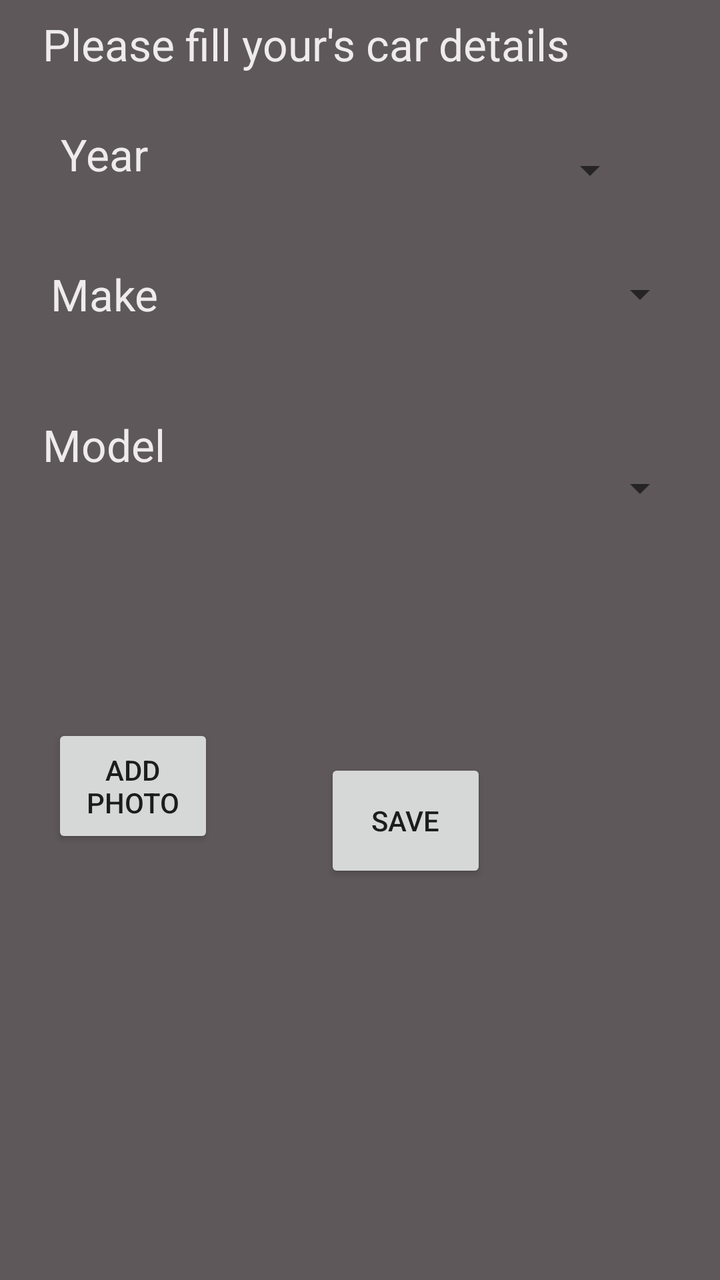
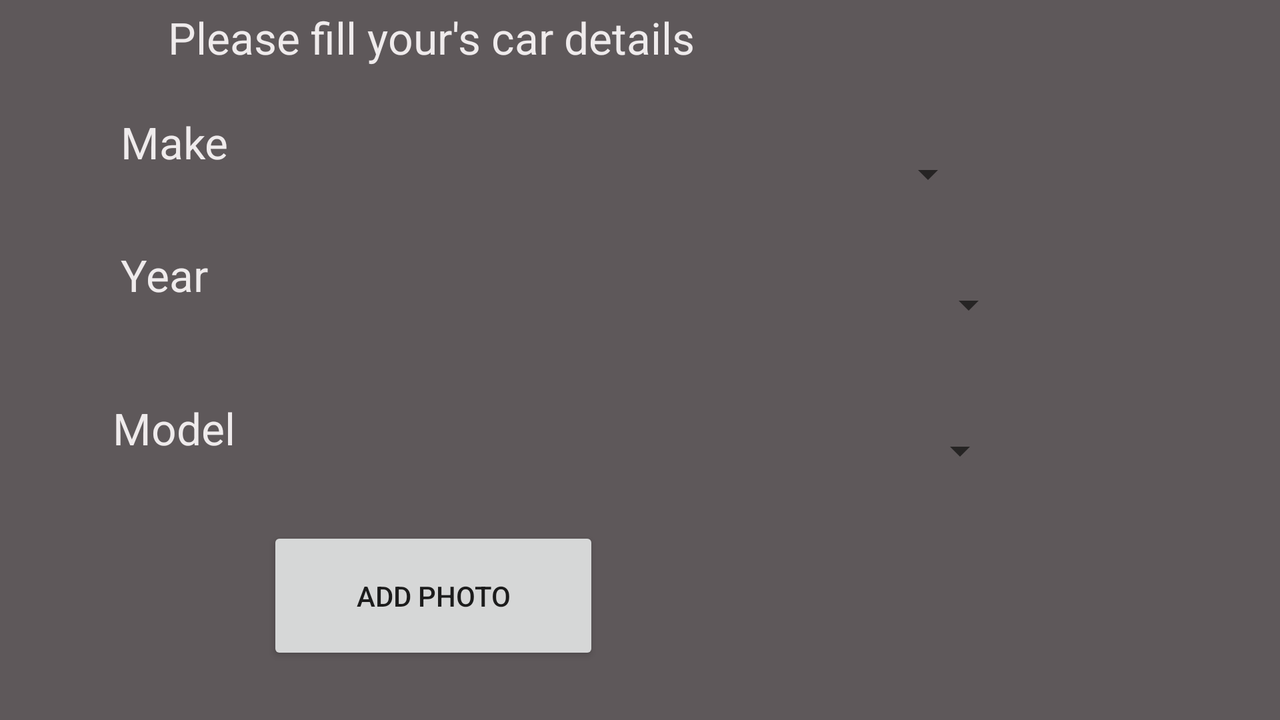

An Android layout and its configuration variant, each rendered on a device that would load it. The default file and the variant file are quoted in full after the pictures.
<!-- AndroidManifest.xml: application theme AppTheme -->
<!-- res/layout/insert_car.xml -->
<android.support.constraint.ConstraintLayout xmlns:android="http://schemas.android.com/apk/res/android"
    xmlns:app="http://schemas.android.com/apk/res-auto"
    xmlns:tools="http://schemas.android.com/tools"
    android:layout_width="match_parent"
    android:layout_height="match_parent"
    android:id="@+id/inserCarP"
    android:background="@color/colorBackgroung"
    app:layout_behavior="@string/appbar_scrolling_view_behavior">


    <TextView
        android:layout_width="wrap_content"
        android:layout_height="wrap_content"
        android:text="@string/insert_car_instructions"
        android:textAlignment="center"
        android:textAppearance="?android:attr/textAppearanceLarge"
        android:textColor="@color/colorWhite"
        app:layout_constraintBottom_toBottomOf="parent"
        app:layout_constraintHorizontal_bias="0.223"
        app:layout_constraintLeft_toLeftOf="parent"
        app:layout_constraintRight_toRightOf="parent"
        app:layout_constraintTop_toTopOf="parent"
        app:layout_constraintVertical_bias="0.012"
        android:id="@+id/textView4" />

    <TextView
        android:id="@+id/textView2"
        android:layout_width="72dp"
        android:layout_height="50dp"
        android:layout_marginStart="16dp"
        android:layout_marginEnd="16dp"
        android:layout_marginTop="122dp"
        android:gravity="center_vertical|center_horizontal"
        android:text="@string/insert_vehicle_brand"
        android:textAlignment="gravity"
        android:textAppearance="?android:attr/textAppearanceLarge"
        android:textColor="@color/colorWhite"
        app:layout_constraintLeft_toLeftOf="parent"
        app:layout_constraintTop_toTopOf="parent" />


    <Spinner
        android:id="@+id/spinnerYear"
        android:layout_width="240dp"
        android:layout_height="50dp"
        android:layout_marginBottom="8dp"
        android:layout_marginRight="41dp"
        android:layout_marginTop="60dp"
        android:gravity="center_vertical|center_horizontal"
        app:layout_constraintBottom_toTopOf="@+id/carModel"
        app:layout_constraintRight_toRightOf="parent"
        app:layout_constraintTop_toTopOf="parent"
        app:layout_constraintVertical_bias="0.0" />

    
    

    <TextView
        android:id="@+id/textView3"
        android:layout_width="72dp"
        android:layout_height="50dp"
        android:layout_gravity="center"
        android:layout_marginBottom="8dp"
        android:layout_marginLeft="16dp"
        android:layout_marginTop="0dp"
        android:gravity="center_vertical|center_horizontal"
        android:text="@string/insert_vehicle_model"
        android:textAppearance="?android:attr/textAppearanceLarge"
        android:textColor="@color/colorWhite"
        app:layout_constraintBottom_toBottomOf="parent"
        app:layout_constraintLeft_toLeftOf="parent"
        app:layout_constraintTop_toBottomOf="@+id/textView2"
        app:layout_constraintVertical_bias="0.062" />


    <TextView
        android:id="@+id/textView8"
        android:layout_width="72dp"
        android:layout_height="50dp"
        android:layout_gravity="center"
        android:layout_marginBottom="8dp"
        android:layout_marginLeft="825dp"
        android:layout_marginTop="0dp"
        android:gravity="center_vertical|center_horizontal"
        android:text="CC"
        android:textAppearance="?android:attr/textAppearanceLarge"
        android:textColor="@color/colorWhite"
        app:layout_constraintBottom_toBottomOf="parent"
        app:layout_constraintLeft_toLeftOf="parent"
        app:layout_constraintTop_toBottomOf="@+id/textView2"
        app:layout_constraintVertical_bias="0.0" />

    <Spinner
        android:id="@+id/carCC"
        android:layout_width="240dp"
        android:layout_height="50dp"
        android:layout_marginBottom="483dp"
        android:layout_marginLeft="8dp"
        android:layout_marginRight="8dp"
        android:gravity="center_vertical|center_horizontal"
        android:textColor="@color/colorWhite"
        app:layout_constraintBottom_toTopOf="@+id/photoButton"
        app:layout_constraintHorizontal_bias="1.0"
        app:layout_constraintLeft_toRightOf="@+id/textView3"
        app:layout_constraintRight_toRightOf="parent" />

    <Spinner
        android:id="@+id/carModel"
        android:layout_width="240dp"
        android:layout_height="50dp"
        android:layout_marginBottom="93dp"
        android:layout_marginLeft="8dp"
        android:layout_marginRight="8dp"
        android:gravity="center_vertical|center_horizontal"
        android:textColor="@color/colorWhite"
        app:layout_constraintBottom_toTopOf="@+id/photoButton"
        app:layout_constraintHorizontal_bias="0.507"
        app:layout_constraintLeft_toRightOf="@+id/textView3"
        app:layout_constraintRight_toRightOf="parent" />

    <android.support.constraint.Guideline
        android:id="@+id/guideline"
        android:layout_width="wrap_content"
        android:layout_height="wrap_content"
        android:orientation="horizontal"
        app:layout_constraintGuide_begin="20dp" />


    <Button
        android:id="@+id/photoButton"
        android:layout_width="81dp"
        android:layout_height="62dp"
        android:layout_marginBottom="8dp"
        android:layout_marginLeft="26dp"
        android:layout_marginRight="8dp"
        android:onClick="LoadImage"
        android:text="@string/insert_vehicle_add_photo"
        app:layout_constraintBottom_toBottomOf="parent"
        app:layout_constraintHorizontal_bias="0.0"
        app:layout_constraintLeft_toLeftOf="parent"
        app:layout_constraintRight_toRightOf="parent"
        app:layout_constraintTop_toTopOf="parent"
        android:layout_marginTop="8dp"
        app:layout_constraintVertical_bias="0.63" />

    <ImageView
        android:id="@+id/imageView"
        android:layout_width="330dp"
        android:layout_height="149dp"
        app:srcCompat="@color/colorBackgroung"
        android:layout_marginTop="61dp"
        app:layout_constraintTop_toBottomOf="@+id/photoButton"
        android:layout_marginLeft="8dp"
        app:layout_constraintLeft_toLeftOf="parent"
        android:layout_marginRight="8dp"
        app:layout_constraintRight_toRightOf="parent"
        app:layout_constraintBottom_toBottomOf="parent"
        android:layout_marginBottom="8dp"
        app:layout_constraintVertical_bias="1.0"
        app:layout_constraintHorizontal_bias="0.492" />

    <TextView
        android:id="@+id/textView6"
        android:layout_width="72dp"
        android:layout_height="50dp"
        android:layout_marginBottom="8dp"
        android:layout_marginLeft="16dp"
        android:layout_marginRight="8dp"
        android:layout_marginTop="8dp"
        android:gravity="center_vertical|center_horizontal"
        android:text="@string/insert_vehicle_year"
        android:textAppearance="?android:attr/textAppearanceLarge"
        android:textColor="@color/colorWhite"
        app:layout_constraintBottom_toTopOf="@+id/textView2"
        app:layout_constraintHorizontal_bias="0.0"
        app:layout_constraintLeft_toLeftOf="parent"
        app:layout_constraintRight_toLeftOf="@+id/spinnerYear"
        app:layout_constraintTop_toTopOf="parent"
        app:layout_constraintVertical_bias="0.785" />

    <Spinner

        android:id="@+id/carBrand"
        android:layout_width="240dp"
        android:layout_height="50dp"
        android:layout_marginBottom="8dp"
        android:layout_marginStart="8dp"
        android:layout_marginEnd="8dp"
        android:layout_marginTop="12dp"
        android:gravity="center_vertical|center_horizontal"
        android:textColor="@color/colorWhite"
        app:layout_constraintBottom_toTopOf="@+id/carModel"
        app:layout_constraintHorizontal_bias="0.506"
        app:layout_constraintLeft_toRightOf="@+id/textView2"
        app:layout_constraintRight_toRightOf="parent"
        app:layout_constraintTop_toBottomOf="@+id/spinnerYear"
        app:layout_constraintVertical_bias="0.0" />

    <Button
        android:id="@+id/button"
        android:layout_width="81dp"
        android:layout_height="62dp"
        android:layout_marginBottom="8dp"
        android:layout_marginLeft="8dp"
        android:layout_marginRight="8dp"
        android:layout_marginTop="8dp"
        android:onClick="saveCar"
        android:text="@string/insert_vehicle_car_save"
        app:layout_constraintBottom_toTopOf="@+id/imageView"
        app:layout_constraintHorizontal_bias="0.304"
        app:layout_constraintLeft_toRightOf="@+id/photoButton"
        app:layout_constraintRight_toRightOf="parent"
        app:layout_constraintTop_toBottomOf="@+id/carModel"
        app:layout_constraintVertical_bias="0.752" />

    
        
        
        
        
        
        
        

</android.support.constraint.ConstraintLayout>
<!-- resources referenced by this layout -->
<resources>
  <color name="colorBackgroung">#5e585a</color>
  <color name="colorWhite">#efebec</color>
  <string name="insert_car_instructions">Please fill your\'s car details</string>
  <string name="insert_vehicle_add_photo">Add Photo</string>
  <string name="insert_vehicle_brand">Make</string>
  <string name="insert_vehicle_car_save">Save</string>
  <string name="insert_vehicle_model">Model</string>
  <string name="insert_vehicle_year">Year</string>
  <style name="AppTheme" parent="Theme.AppCompat.Light.DarkActionBar">
          
          <item name="colorPrimary">@color/colorPrimary</item>
          <item name="colorPrimaryDark">@color/colorPrimaryDark</item>
          <item name="colorAccent">@color/colorAccent</item>
          <item name="windowActionBar">false</item>
          <item name="windowNoTitle">true</item>
  
      </style>
  <color name="colorPrimary">#3F51B5</color>
  <color name="colorPrimaryDark">#303F9F</color>
  <color name="colorAccent">#FF4081</color>
</resources>
<!-- res/layout-land/insert_car.xml (the repository's variant of the layout above) -->
<!-- drawn on the phone turned sideways -->
<?xml version="1.0" encoding="utf-8"?>
<android.support.constraint.ConstraintLayout xmlns:android="http://schemas.android.com/apk/res/android"
    xmlns:tools="http://schemas.android.com/tools"
    android:layout_width="match_parent"
    android:layout_height="match_parent"
    xmlns:app="http://schemas.android.com/apk/res-auto"
    android:background="@color/colorBackgroung"
    app:layout_behavior="@string/appbar_scrolling_view_behavior">



    <TextView
        android:layout_width="wrap_content"
        android:layout_height="wrap_content"
        android:text="@string/insert_car_instructions"
        android:textAlignment="center"
        android:textAppearance="?android:attr/textAppearanceLarge"
        android:textColor="@color/colorWhite"
        app:layout_constraintBottom_toBottomOf="parent"
        app:layout_constraintHorizontal_bias="0.223"
        app:layout_constraintLeft_toLeftOf="parent"
        app:layout_constraintRight_toRightOf="parent"
        app:layout_constraintTop_toTopOf="parent"
        app:layout_constraintVertical_bias="0.012"
        android:id="@+id/textView4" />

    <TextView
        android:id="@+id/textView2"
        android:layout_width="72dp"
        android:layout_height="50dp"

        android:layout_marginTop="46dp"
        android:gravity="center_vertical|center_horizontal"
        android:text="@string/insert_vehicle_brand"
        android:textAlignment="gravity"
        android:textAppearance="?android:attr/textAppearanceLarge"
        android:textColor="@color/colorWhite"
        app:layout_constraintLeft_toLeftOf="parent"
        app:layout_constraintTop_toTopOf="parent"
        android:layout_marginLeft="51dp"
        tools:ignore="RtlHardcoded" />


    <Spinner
        android:id="@+id/spinnerYear"
        android:layout_width="240dp"
        android:layout_height="50dp"
        android:layout_marginBottom="8dp"

        android:layout_marginTop="8dp"
        android:gravity="center_vertical|center_horizontal|clip_vertical"
        app:layout_constraintBottom_toTopOf="@+id/carModel"
        app:layout_constraintRight_toRightOf="parent"
        app:layout_constraintTop_toTopOf="parent"
        app:layout_constraintVertical_bias="0.403"
        android:layout_marginRight="152dp"
        tools:ignore="RtlHardcoded" />

    
    

    <TextView
        android:id="@+id/textView3"
        android:layout_width="72dp"
        android:layout_height="50dp"
        android:layout_gravity="center"
        android:layout_marginBottom="8dp"

        android:layout_marginTop="8dp"
        android:gravity="center_vertical|center_horizontal"
        android:text="@string/insert_vehicle_model"
        android:textAppearance="?android:attr/textAppearanceLarge"
        android:textColor="@color/colorWhite"
        app:layout_constraintBottom_toBottomOf="parent"
        app:layout_constraintLeft_toLeftOf="parent"
        app:layout_constraintTop_toBottomOf="@+id/textView2"
        app:layout_constraintVertical_bias="0.429"
        android:layout_marginLeft="51dp"
        tools:ignore="RtlHardcoded" />


    <Spinner
        android:id="@+id/carModel"
        android:layout_width="240dp"
        android:layout_height="50dp"
        android:layout_marginBottom="13dp"
        android:layout_marginLeft="8dp"
        android:layout_marginRight="8dp"
        android:gravity="center_vertical|center_horizontal"
        android:textColor="@color/colorWhite"
        app:layout_constraintBottom_toTopOf="@+id/photoButton"
        app:layout_constraintHorizontal_bias="0.51"
        app:layout_constraintLeft_toRightOf="@+id/textView3"
        app:layout_constraintRight_toRightOf="parent" />

    <android.support.constraint.Guideline
        android:id="@+id/guideline"
        android:layout_width="wrap_content"
        android:layout_height="wrap_content"
        android:orientation="horizontal"
        app:layout_constraintGuide_begin="20dp" />


    <Button
        android:id="@+id/photoButton"
        android:layout_width="166dp"
        android:layout_height="69dp"
        android:layout_marginBottom="8dp"

        android:onClick="dispatchTakePictureIntent"
        android:text="@string/insert_vehicle_add_photo"
        app:layout_constraintBottom_toBottomOf="parent"
        app:layout_constraintHorizontal_bias="0.282"
        app:layout_constraintLeft_toLeftOf="parent"
        app:layout_constraintRight_toRightOf="parent"
        app:layout_constraintTop_toTopOf="parent"
        android:layout_marginTop="8dp"
        app:layout_constraintVertical_bias="0.929" />

    <ImageView
        android:id="@+id/imageView"
        android:layout_width="214dp"
        android:layout_height="152dp"
        app:srcCompat="@color/colorBackgroung"
        android:layout_marginTop="61dp"
        app:layout_constraintTop_toBottomOf="@+id/photoButton"
        android:layout_marginLeft="8dp"
        app:layout_constraintLeft_toLeftOf="parent"
        android:layout_marginRight="8dp"
        app:layout_constraintRight_toRightOf="parent"
        app:layout_constraintBottom_toBottomOf="parent"
        android:layout_marginBottom="8dp"
        app:layout_constraintHorizontal_bias="0.497"
        app:layout_constraintVertical_bias="0.0"
        tools:ignore="ContentDescription" />

    <TextView
        android:id="@+id/textView6"
        android:layout_width="72dp"
        android:layout_height="50dp"

        android:layout_marginBottom="8dp"
        android:layout_marginLeft="8dp"
        android:layout_marginRight="8dp"
        android:layout_marginTop="8dp"
        android:gravity="center_vertical|center_horizontal"
        android:text="@string/insert_vehicle_year"
        android:textAppearance="?android:attr/textAppearanceLarge"
        android:textColor="@color/colorWhite"
        app:layout_constraintBottom_toTopOf="@+id/textView3"
        app:layout_constraintHorizontal_bias="0.211"
        app:layout_constraintLeft_toLeftOf="parent"
        app:layout_constraintRight_toLeftOf="@+id/carBrand"
        app:layout_constraintTop_toBottomOf="@+id/textView2"
        app:layout_constraintVertical_bias="0.305" />

    <Spinner

        android:id="@+id/carBrand"
        android:layout_width="240dp"
        android:layout_height="50dp"
        android:layout_marginBottom="8dp"
        android:layout_marginLeft="8dp"
        android:layout_marginRight="8dp"
        android:layout_marginTop="8dp"
        android:gravity="center_vertical|center_horizontal"
        android:textColor="@color/colorWhite"
        app:layout_constraintBottom_toTopOf="@+id/carModel"
        app:layout_constraintHorizontal_bias="0.526"
        app:layout_constraintLeft_toRightOf="@+id/textView2"
        app:layout_constraintRight_toRightOf="parent"
        app:layout_constraintTop_toBottomOf="@+id/spinnerYear"
        app:layout_constraintVertical_bias="0.333" />

    
    
    
    
    
    
    
    
    
</android.support.constraint.ConstraintLayout>
<!-- resources referenced by the variant -->
<!-- as the phone turned sideways resolves them -->
<resources>
  <color name="colorBackgroung">#5e585a</color>
  <color name="colorWhite">#efebec</color>
  <string name="insert_car_instructions">Please fill your\'s car details</string>
  <string name="insert_vehicle_add_photo">Add Photo</string>
  <string name="insert_vehicle_brand">Make</string>
  <string name="insert_vehicle_model">Model</string>
  <string name="insert_vehicle_year">Year</string>
  <style name="AppTheme" parent="Theme.AppCompat.Light.DarkActionBar">
          
          <item name="colorPrimary">@color/colorPrimary</item>
          <item name="colorPrimaryDark">@color/colorPrimaryDark</item>
          <item name="colorAccent">@color/colorAccent</item>
          <item name="windowActionBar">false</item>
          <item name="windowNoTitle">true</item>
  
      </style>
  <color name="colorPrimary">#3F51B5</color>
  <color name="colorPrimaryDark">#303F9F</color>
  <color name="colorAccent">#FF4081</color>
</resources>
